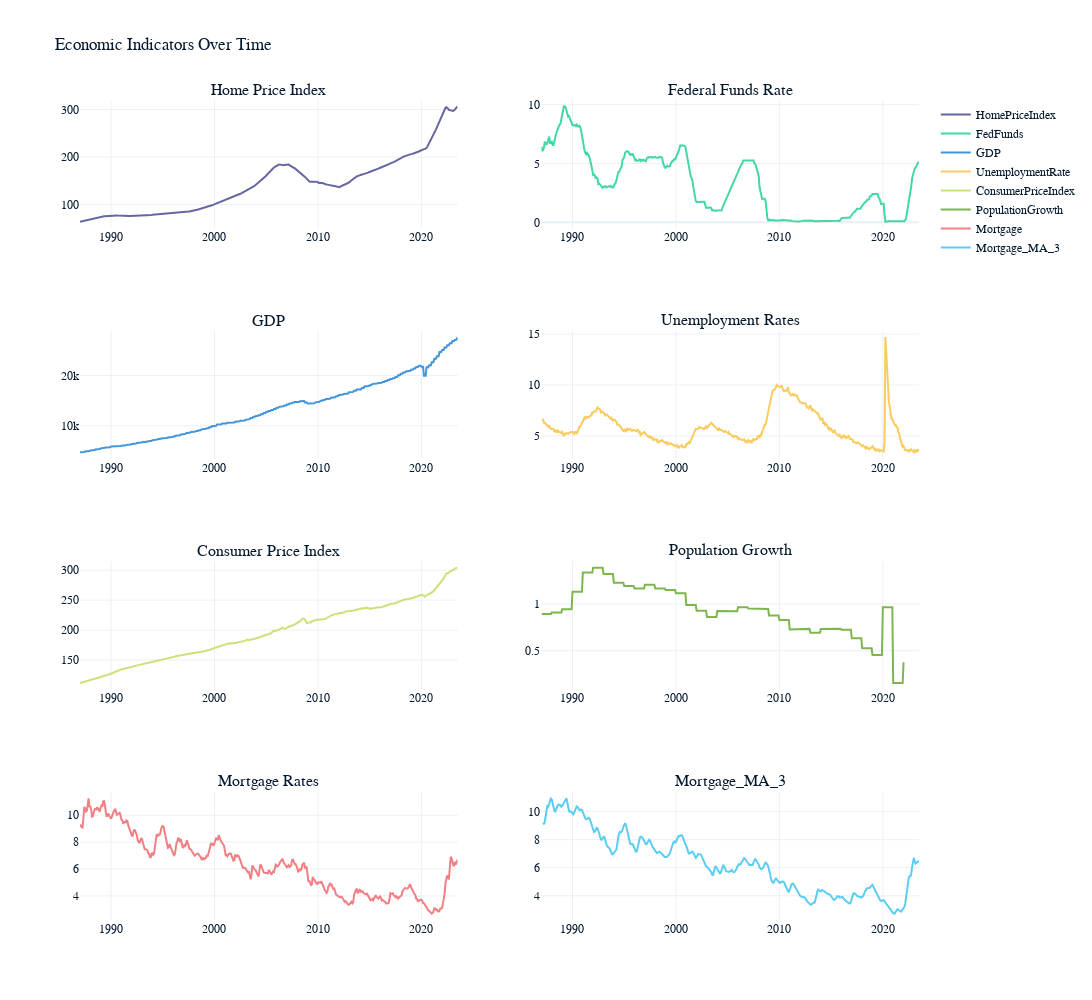

The code cell stored with this chart in its notebook:
### Code cell
# Create a subplot grid with titles for each plot
fig = make_subplots(
    rows=4, cols=2,  # Define the grid size with 4 rows and 2 columns
    subplot_titles=(
        "Home Price Index", "Federal Funds Rate",  
        "GDP", "Unemployment Rates",
        "Consumer Price Index", "Population Growth",
        "Mortgage Rates", "Mortgage_MA_3" 
    )
)

# Column names and their positions in the subplot grid
column_positions = {
    'HomePriceIndex': (1, 1),
    'FedFunds': (1, 2),  
    'GDP': (2, 1),
    'UnemploymentRate': (2, 2),
    'ConsumerPriceIndex': (3, 1),
    'PopulationGrowth': (3, 2),
    'Mortgage': (4, 1),  
    'Mortgage_MA_3': (4, 2)
}

# Loop over the column_positions dictionary
for column, (row, col) in column_positions.items():
    fig.add_trace(
        go.Scatter(x=new_df.index, y=new_df[column], name=column),  # Create a scatter plot for each column
        row=row, col=col  # Specify the position in the subplot grid
    )

# Update layout
fig.update_layout(height=1000, width=1200, title_text="Economic Indicators Over Time", showlegend=True)  # Display the height, width, title & legend

# Show plot
fig.show()  # Render and display the plot

### Figure 1 — Plotly figure (JSON) as saved in the notebook; plotly's stock layout.template omitted (floating-point values rounded to 4 significant figures; data arrays with more than 128 entries replaced by an {"elided": "..."} marker saying what was removed)
{"data": [{"name": "HomePriceIndex", "x": {"elided": "439 str values"}, "y": {"elided": "439 float values"}, "type": "scatter", "xaxis": "x", "yaxis": "y"}, {"name": "FedFunds", "x": {"elided": "439 str values"}, "y": {"elided": "439 float values"}, "type": "scatter", "xaxis": "x2", "yaxis": "y2"}, {"name": "GDP", "x": {"elided": "439 str values"}, "y": {"elided": "439 float values"}, "type": "scatter", "xaxis": "x3", "yaxis": "y3"}, {"name": "UnemploymentRate", "x": {"elided": "439 str values"}, "y": {"elided": "439 float values"}, "type": "scatter", "xaxis": "x4", "yaxis": "y4"}, {"name": "ConsumerPriceIndex", "x": {"elided": "439 str values"}, "y": {"elided": "439 float values"}, "type": "scatter", "xaxis": "x5", "yaxis": "y5"}, {"name": "PopulationGrowth", "x": {"elided": "439 str values"}, "y": {"elided": "439 float values"}, "type": "scatter", "xaxis": "x6", "yaxis": "y6"}, {"name": "Mortgage", "x": {"elided": "439 str values"}, "y": {"elided": "439 float values"}, "type": "scatter", "xaxis": "x7", "yaxis": "y7"}, {"name": "Mortgage_MA_3", "x": {"elided": "439 str values"}, "y": {"elided": "439 float values"}, "type": "scatter", "xaxis": "x8", "yaxis": "y8"}], "layout": {"xaxis": {"anchor": "y", "domain": [0, 0.45]}, "yaxis": {"anchor": "x", "domain": [0.8438, 1]}, "xaxis2": {"anchor": "y2", "domain": [0.55, 1]}, "yaxis2": {"anchor": "x2", "domain": [0.8438, 1]}, "xaxis3": {"anchor": "y3", "domain": [0, 0.45]}, "yaxis3": {"anchor": "x3", "domain": [0.5625, 0.7188]}, "xaxis4": {"anchor": "y4", "domain": [0.55, 1]}, "yaxis4": {"anchor": "x4", "domain": [0.5625, 0.7188]}, "xaxis5": {"anchor": "y5", "domain": [0, 0.45]}, "yaxis5": {"anchor": "x5", "domain": [0.2812, 0.4375]}, "xaxis6": {"anchor": "y6", "domain": [0.55, 1]}, "yaxis6": {"anchor": "x6", "domain": [0.2812, 0.4375]}, "xaxis7": {"anchor": "y7", "domain": [0, 0.45]}, "yaxis7": {"anchor": "x7", "domain": [0, 0.1562]}, "xaxis8": {"anchor": "y8", "domain": [0.55, 1]}, "yaxis8": {"anchor": "x8", "domain": [0, 0.1562]}, "annotations": [{"font": {"size": 16}, "showarrow": false, "text": "Home Price Index", "x": 0.225, "xanchor": "center", "xref": "paper", "y": 1, "yanchor": "bottom", "yref": "paper"}, {"font": {"size": 16}, "showarrow": false, "text": "Federal Funds Rate", "x": 0.775, "xanchor": "center", "xref": "paper", "y": 1, "yanchor": "bottom", "yref": "paper"}, {"font": {"size": 16}, "showarrow": false, "text": "GDP", "x": 0.225, "xanchor": "center", "xref": "paper", "y": 0.7188, "yanchor": "bottom", "yref": "paper"}, {"font": {"size": 16}, "showarrow": false, "text": "Unemployment Rates", "x": 0.775, "xanchor": "center", "xref": "paper", "y": 0.7188, "yanchor": "bottom", "yref": "paper"}, {"font": {"size": 16}, "showarrow": false, "text": "Consumer Price Index", "x": 0.225, "xanchor": "center", "xref": "paper", "y": 0.4375, "yanchor": "bottom", "yref": "paper"}, {"font": {"size": 16}, "showarrow": false, "text": "Population Growth", "x": 0.775, "xanchor": "center", "xref": "paper", "y": 0.4375, "yanchor": "bottom", "yref": "paper"}, {"font": {"size": 16}, "showarrow": false, "text": "Mortgage Rates", "x": 0.225, "xanchor": "center", "xref": "paper", "y": 0.1562, "yanchor": "bottom", "yref": "paper"}, {"font": {"size": 16}, "showarrow": false, "text": "Mortgage_MA_3", "x": 0.775, "xanchor": "center", "xref": "paper", "y": 0.1562, "yanchor": "bottom", "yref": "paper"}], "title": {"text": "Economic Indicators Over Time"}, "height": 1000, "width": 1200, "showlegend": true}}
